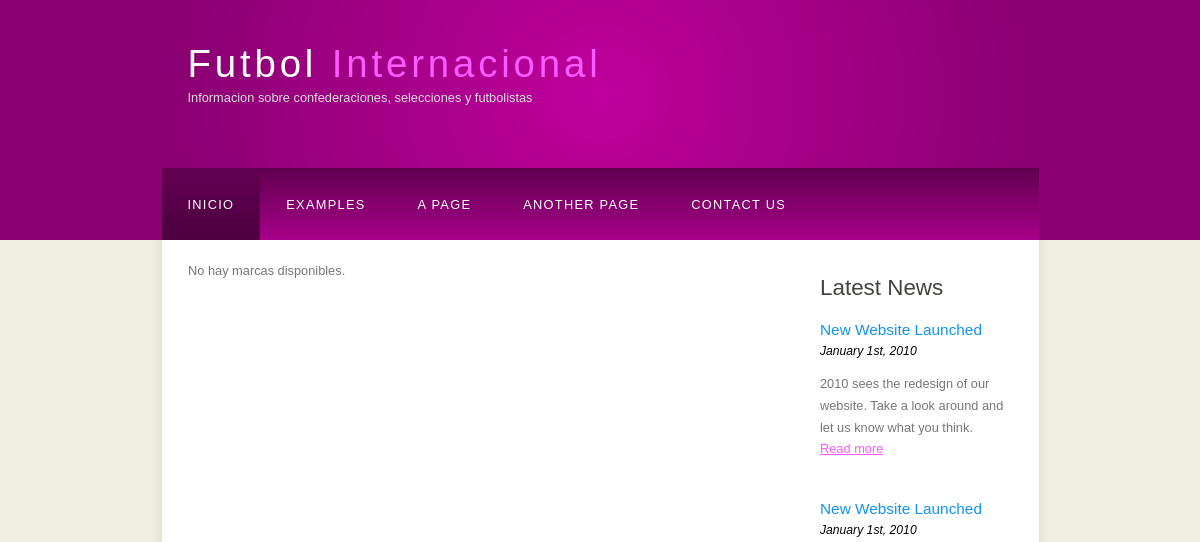
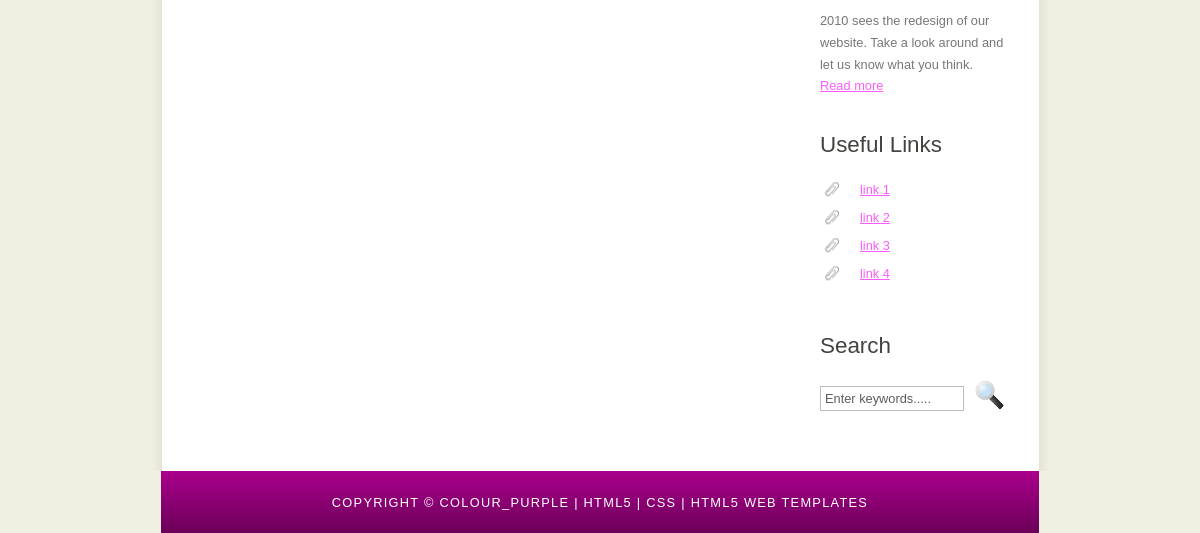
The app's page /seleccionesAPP/listaSelecciones/, older data (2 pictures, top to bottom).
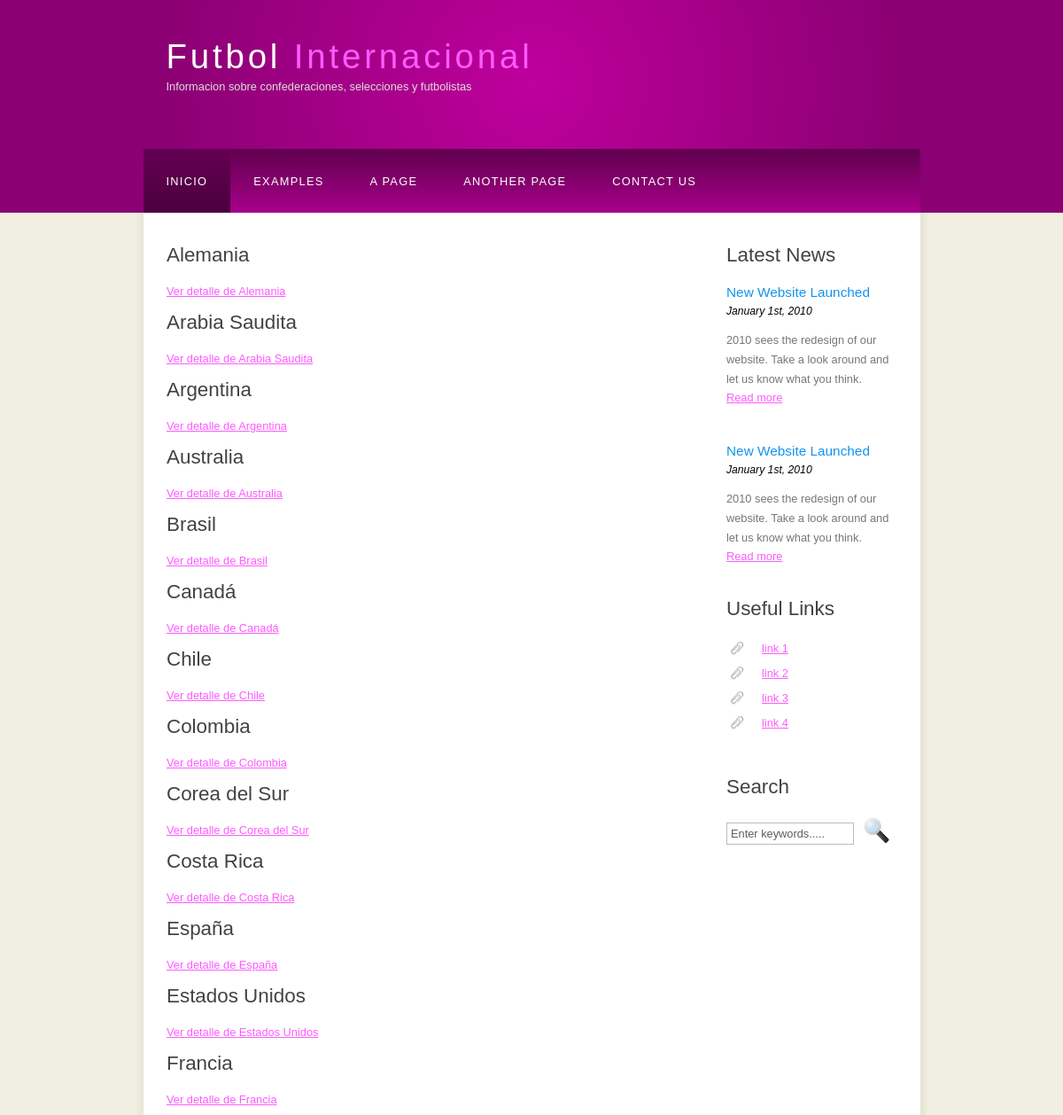
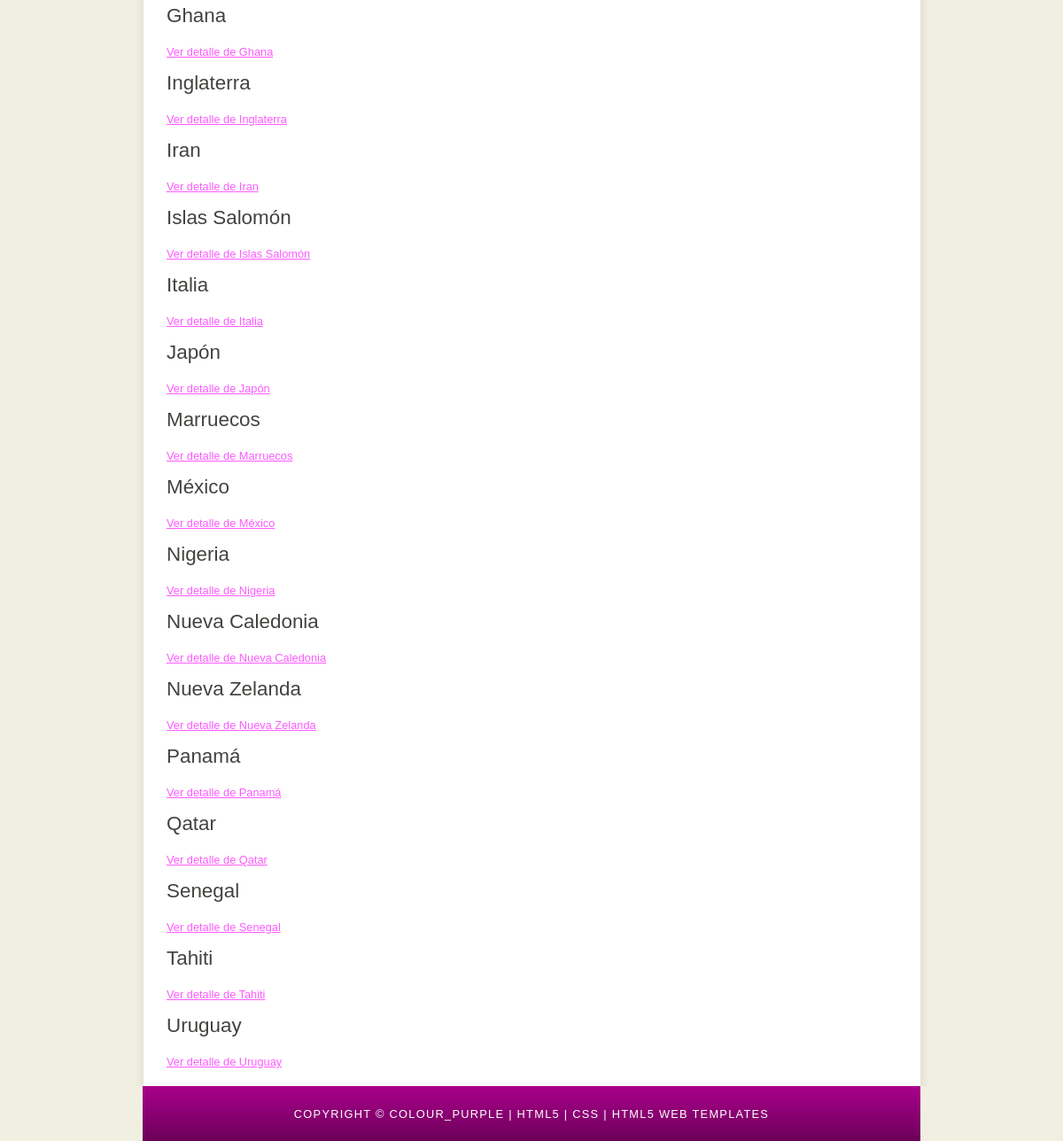
The same page, newer data (2 pictures, top to bottom).
### seleccionesAPP/models.py (models this page shows, shortened)
class Seleccion(models.Model):
    nombre = models.CharField(max_length=100)
    confederacion = models.ForeignKey(Confederacion, on_delete=models.CASCADE, related_name='seleccion')

### seleccionesAPP/views.py (the view)
# urls.py: path('listaSelecciones/', views.listaSeleccion,name='listaSeleccion'),
def listaSeleccion(request):
    seleccion = Seleccion.objects.order_by('nombre')
    contexto = {'seleccion_list': seleccion}
    return render(request, 'listaSeleccion.html', contexto)

### seleccionesAPP/templates/listaSeleccion.html
{% extends 'base.html' %}
{% block contenido %}
{% for seleccion in seleccion_list%}
<h1> {{ seleccion.nombre }}</h1>
<a href="{% url 'detalleSeleccion' seleccion.id%}">Ver detalle de {{ seleccion.nombre }}</a>
{% empty %}
    <p>No hay marcas disponibles.</p>
{% endfor %}
{% endblock %}

Row changes from the older to the newer data that the page shows:
added Seleccion: nombre "Alemania"
added Seleccion: nombre "Arabia Saudita"
added Seleccion: nombre "Argentina"
added Seleccion: nombre "Australia"
added Seleccion: nombre "Brasil"
added Seleccion: nombre "Canadá"
added Seleccion: nombre "Chile"
added Seleccion: nombre "Colombia"
added Seleccion: nombre "Corea del Sur"
added Seleccion: nombre "Costa Rica"
added Seleccion: nombre "España"
added Seleccion: nombre "Estados Unidos"
added Seleccion: nombre "Francia"
added Seleccion: nombre "Ghana"
added Seleccion: nombre "Inglaterra"
added Seleccion: nombre "Iran"
added Seleccion: nombre "Islas Salomón"
added Seleccion: nombre "Italia"
added Seleccion: nombre "Japón"
added Seleccion: nombre "Marruecos"
added Seleccion: nombre "México"
added Seleccion: nombre "Nigeria"
added Seleccion: nombre "Nueva Caledonia"
added Seleccion: nombre "Nueva Zelanda"
added Seleccion: nombre "Panamá"
added Seleccion: nombre "Qatar"
added Seleccion: nombre "Senegal"
added Seleccion: nombre "Tahiti"
added Seleccion: nombre "Uruguay"
Text that changed along with them:
text no longer shown: "No hay marcas disponibles."
